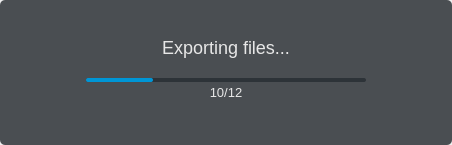
<?xml version="1.0" encoding="UTF-8"?>
<ui version="4.0">
 <class>ExportProgressDialog</class>
 <widget class="QDialog" name="ExportProgressDialog">
  <property name="geometry">
   <rect>
    <x>0</x>
    <y>0</y>
    <width>452</width>
    <height>145</height>
   </rect>
  </property>
  <property name="windowTitle">
   <string notr="true">Dialog</string>
  </property>
  <property name="modal">
   <bool>true</bool>
  </property>
  <layout class="QHBoxLayout" name="horizontalLayout">
   <property name="spacing">
    <number>0</number>
   </property>
   <property name="leftMargin">
    <number>0</number>
   </property>
   <property name="topMargin">
    <number>0</number>
   </property>
   <property name="rightMargin">
    <number>0</number>
   </property>
   <property name="bottomMargin">
    <number>0</number>
   </property>
   <item>
    <widget class="QFrame" name="frame">
     <property name="styleSheet">
      <string notr="true">QFrame {
   background-color: #4a4e52;
   border-radius: 5px;
}</string>
     </property>
     <property name="frameShape">
      <enum>QFrame::Panel</enum>
     </property>
     <property name="frameShadow">
      <enum>QFrame::Plain</enum>
     </property>
     <property name="lineWidth">
      <number>2</number>
     </property>
     <layout class="QVBoxLayout" name="verticalLayout">
      <property name="spacing">
       <number>0</number>
      </property>
      <property name="leftMargin">
       <number>10</number>
      </property>
      <property name="topMargin">
       <number>24</number>
      </property>
      <property name="rightMargin">
       <number>10</number>
      </property>
      <property name="bottomMargin">
       <number>10</number>
      </property>
      <item>
       <widget class="QLabel" name="label">
        <property name="sizePolicy">
         <sizepolicy hsizetype="Preferred" vsizetype="MinimumExpanding">
          <horstretch>0</horstretch>
          <verstretch>0</verstretch>
         </sizepolicy>
        </property>
        <property name="styleSheet">
         <string notr="true">QLabel {
   padding-bottom: 8px;
   font-family: Segoe UI;
   font-size: 18px;
   font-weight: normal;
   color: #e7e7e7;
}

</string>
        </property>
        <property name="text">
         <string>Exporting files...</string>
        </property>
        <property name="alignment">
         <set>Qt::AlignCenter</set>
        </property>
       </widget>
      </item>
      <item>
       <layout class="QHBoxLayout" name="horizontalLayout_2">
        <property name="spacing">
         <number>0</number>
        </property>
        <item>
         <widget class="QProgressBar" name="progressBar">
          <property name="sizePolicy">
           <sizepolicy hsizetype="MinimumExpanding" vsizetype="Minimum">
            <horstretch>0</horstretch>
            <verstretch>0</verstretch>
           </sizepolicy>
          </property>
          <property name="minimumSize">
           <size>
            <width>280</width>
            <height>4</height>
           </size>
          </property>
          <property name="maximumSize">
           <size>
            <width>280</width>
            <height>4</height>
           </size>
          </property>
          <property name="font">
           <font>
            <kerning>false</kerning>
           </font>
          </property>
          <property name="layoutDirection">
           <enum>Qt::LeftToRight</enum>
          </property>
          <property name="autoFillBackground">
           <bool>false</bool>
          </property>
          <property name="styleSheet">
           <string notr="true">QProgressBar {
    border-radius: 2px;
    width: 280px;
    height: 4px;
    background-color: #2d3338;
}

QProgressBar::chunk {
    border-radius: 2px;
    background-color: #0096d6;
}</string>
          </property>
          <property name="value">
           <number>24</number>
          </property>
          <property name="alignment">
           <set>Qt::AlignCenter</set>
          </property>
          <property name="textVisible">
           <bool>false</bool>
          </property>
          <property name="invertedAppearance">
           <bool>false</bool>
          </property>
         </widget>
        </item>
       </layout>
      </item>
      <item>
       <widget class="QLabel" name="progressLabel">
        <property name="sizePolicy">
         <sizepolicy hsizetype="Preferred" vsizetype="MinimumExpanding">
          <horstretch>0</horstretch>
          <verstretch>0</verstretch>
         </sizepolicy>
        </property>
        <property name="styleSheet">
         <string notr="true">QLabel {
   margin-bottom: 8px;
   font-family: Segoe UI;
   font-size: 13px;
   color: #e7e7e7;
}

</string>
        </property>
        <property name="text">
         <string notr="true">10/12</string>
        </property>
        <property name="alignment">
         <set>Qt::AlignHCenter|Qt::AlignTop</set>
        </property>
       </widget>
      </item>
     </layout>
    </widget>
   </item>
  </layout>
 </widget>
 <resources/>
 <connections/>
</ui>
